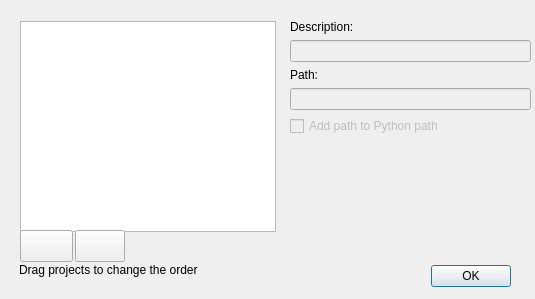
<?xml version="1.0" encoding="UTF-8"?>
<ui version="4.0">
 <class>Dialog</class>
 <widget class="QDialog" name="Dialog">
  <property name="geometry">
   <rect>
    <x>0</x>
    <y>0</y>
    <width>535</width>
    <height>299</height>
   </rect>
  </property>
  <property name="windowTitle">
   <string>Manage Projects</string>
  </property>
  <widget class="QDialogButtonBox" name="buttonBox">
   <property name="geometry">
    <rect>
     <x>30</x>
     <y>260</y>
     <width>481</width>
     <height>32</height>
    </rect>
   </property>
   <property name="orientation">
    <enum>Qt::Horizontal</enum>
   </property>
   <property name="standardButtons">
    <set>QDialogButtonBox::Ok</set>
   </property>
  </widget>
  <widget class="QWidget" name="verticalLayoutWidget">
   <property name="geometry">
    <rect>
     <x>290</x>
     <y>20</y>
     <width>241</width>
     <height>137</height>
    </rect>
   </property>
   <layout class="QVBoxLayout" name="verticalLayout">
    <item>
     <widget class="QLabel" name="label">
      <property name="text">
       <string>Description:</string>
      </property>
     </widget>
    </item>
    <item>
     <widget class="QLineEdit" name="txtDescription">
      <property name="enabled">
       <bool>false</bool>
      </property>
     </widget>
    </item>
    <item>
     <widget class="QLabel" name="label_2">
      <property name="text">
       <string>Path:</string>
      </property>
     </widget>
    </item>
    <item>
     <widget class="QLineEdit" name="txtPath">
      <property name="enabled">
       <bool>false</bool>
      </property>
      <property name="readOnly">
       <bool>true</bool>
      </property>
     </widget>
    </item>
    <item>
     <widget class="QCheckBox" name="chkAddToPath">
      <property name="enabled">
       <bool>false</bool>
      </property>
      <property name="text">
       <string>Add path to Python path</string>
      </property>
     </widget>
    </item>
    <item>
     <spacer name="verticalSpacer">
      <property name="orientation">
       <enum>Qt::Vertical</enum>
      </property>
      <property name="sizeHint" stdset="0">
       <size>
        <width>20</width>
        <height>40</height>
       </size>
      </property>
     </spacer>
    </item>
   </layout>
  </widget>
  <widget class="DraggableList" name="lstProjects">
   <property name="geometry">
    <rect>
     <x>20</x>
     <y>21</y>
     <width>256</width>
     <height>211</height>
    </rect>
   </property>
  </widget>
  <widget class="QPushButton" name="btnAdd">
   <property name="geometry">
    <rect>
     <x>20</x>
     <y>230</y>
     <width>53</width>
     <height>32</height>
    </rect>
   </property>
   <property name="text">
    <string/>
   </property>
   <property name="icon">
    <iconset>
     <normaloff>icons/accept.png</normaloff>icons/accept.png</iconset>
   </property>
  </widget>
  <widget class="QPushButton" name="btnRemove">
   <property name="geometry">
    <rect>
     <x>75</x>
     <y>230</y>
     <width>50</width>
     <height>32</height>
    </rect>
   </property>
   <property name="text">
    <string/>
   </property>
   <property name="icon">
    <iconset>
     <normaloff>icons/delete.png</normaloff>icons/delete.png</iconset>
   </property>
  </widget>
  <widget class="QLabel" name="label_3">
   <property name="geometry">
    <rect>
     <x>19</x>
     <y>260</y>
     <width>261</width>
     <height>20</height>
    </rect>
   </property>
   <property name="text">
    <string>Drag projects to change the order</string>
   </property>
  </widget>
 </widget>
 <customwidgets>
  <customwidget>
   <class>DraggableList</class>
   <extends>QListView</extends>
   <header>draggablelist.h</header>
  </customwidget>
 </customwidgets>
 <resources/>
 <connections>
  <connection>
   <sender>buttonBox</sender>
   <signal>accepted()</signal>
   <receiver>Dialog</receiver>
   <slot>accept()</slot>
   <hints>
    <hint type="sourcelabel">
     <x>248</x>
     <y>274</y>
    </hint>
    <hint type="destinationlabel">
     <x>157</x>
     <y>274</y>
    </hint>
   </hints>
  </connection>
  <connection>
   <sender>btnAdd</sender>
   <signal>clicked()</signal>
   <receiver>Dialog</receiver>
   <slot>addProject()</slot>
   <hints>
    <hint type="sourcelabel">
     <x>42</x>
     <y>245</y>
    </hint>
    <hint type="destinationlabel">
     <x>12</x>
     <y>247</y>
    </hint>
   </hints>
  </connection>
  <connection>
   <sender>btnRemove</sender>
   <signal>clicked()</signal>
   <receiver>Dialog</receiver>
   <slot>removeProject()</slot>
   <hints>
    <hint type="sourcelabel">
     <x>105</x>
     <y>245</y>
    </hint>
    <hint type="destinationlabel">
     <x>177</x>
     <y>238</y>
    </hint>
   </hints>
  </connection>
 </connections>
 <slots>
  <slot>addProject()</slot>
  <slot>removeProject()</slot>
 </slots>
</ui>
